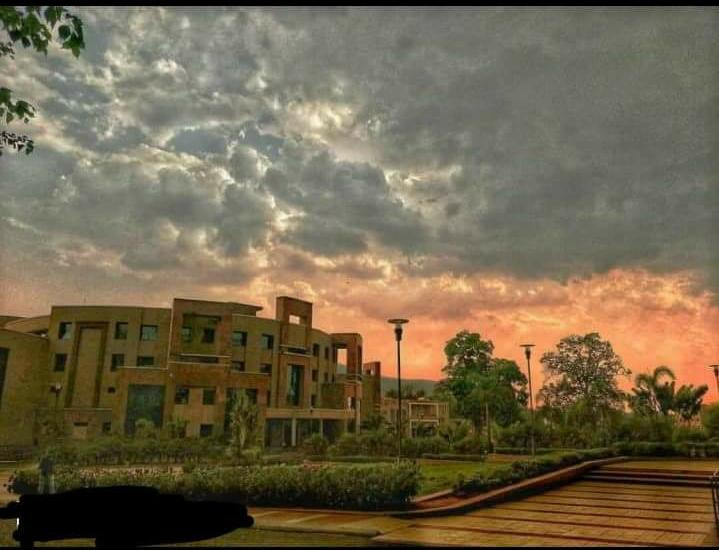
#> input picture Python/ImageToSketch/images/MM6.jpeg, 719 x 550 px
$ python image_2_sketch.py
#> lines starting #> are read from the running program, lines starting #| are printed output that depends on the picture
from cv2 import cv2
import numpy as np
import sys

image_name = input("Enter the name of the input image: ")
#> the answer given: ../images/MM6.jpeg

# reading the image
img = cv2.imread(image_name)
#> img is the input picture: shape (550, 719, 3); mean B, G, R 75.8, 100.9, 113.8

while img is None:
    image_name = input(
        "Enter the name of the input image or Enter 'exit' to end program : "
    )
    # if end the program
    if image_name == "exit":
        sys.exit()

    # reading the image
    img = cv2.imread(image_name)

# resize the image to fit it to show in the screen
img = cv2.resize(img, (0, 0), None, 0.75, 0.75)
#> img: shape (412, 539, 3)

# converting the image to grayscale
img_gray = cv2.cvtColor(img, cv2.COLOR_BGR2GRAY)
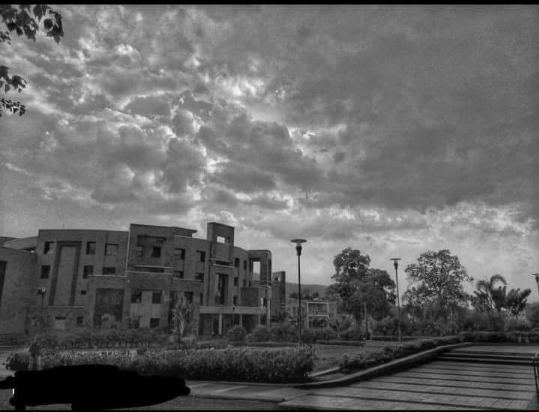
#> img_gray: shape (412, 539); min 0, max 246, mean 101.9
# inverting the image
img_invert = cv2.bitwise_not(img_gray)
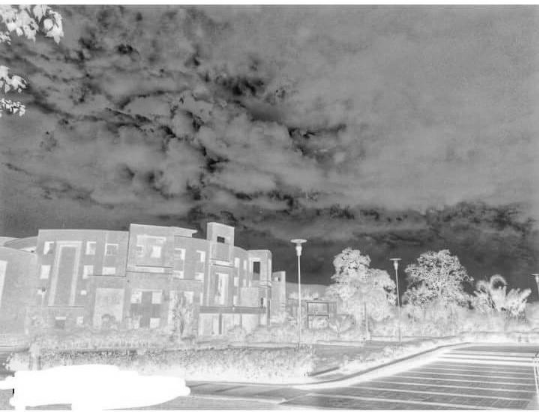
#> img_invert: shape (412, 539); min 9, max 255, mean 153.1
# bluring or smoothing the inverted image with the kernel size (25,25)
img_blur = cv2.blur(img_invert, (25, 25))
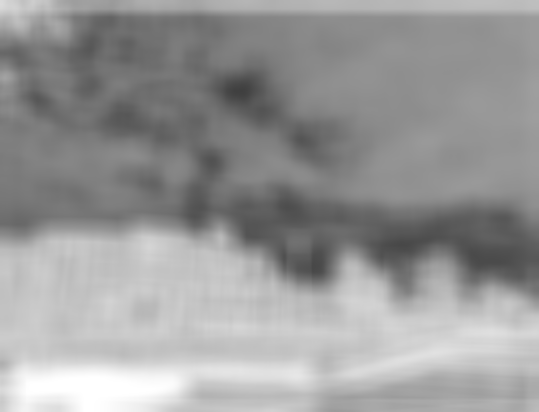
#> img_blur: shape (412, 539); min 63, max 255, mean 152.9

# Applying another type of blur for cheaking
img_blur_2 = cv2.GaussianBlur(img_invert, (23, 23), 0)
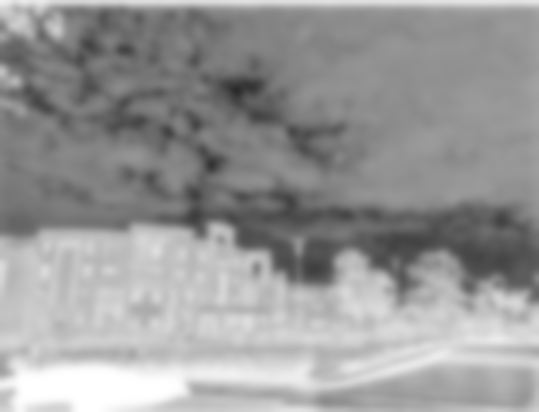
#> img_blur_2: shape (412, 539); min 42, max 255, mean 153

# The Dodge blend function divides the bottom layer by the inverted top layer.
# This lightens the bottom layer depending on the value of the top layer.
# We have the blurred image, which highlights the boldest edges.
def dodgeV2(image, mask):
    # inverting color with 255 - ...
    return cv2.divide(image, 255 - mask, scale=256)


final_img = dodgeV2(img_gray, img_blur)

final_img_2 = dodgeV2(img_gray, img_blur_2)
#> in dodgeV2 (call 2), `return cv2.divide(image, 255 - mask, scale=256)`:
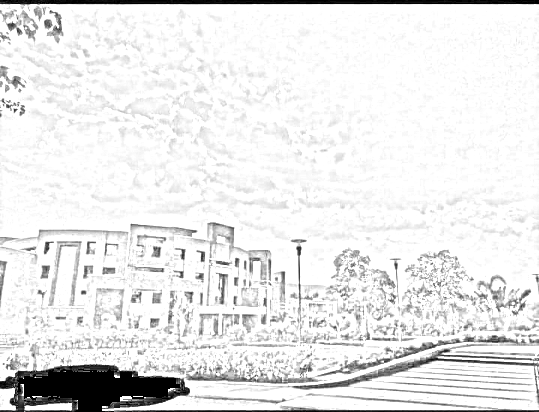
#> returned value: shape (412, 539); min 0, max 255, mean 232.2
# final_img_2 = cv2.blur(final_img_2, (3, 3),0)
final_img_2 = cv2.bilateralFilter(final_img_2, 9, 50, 50)
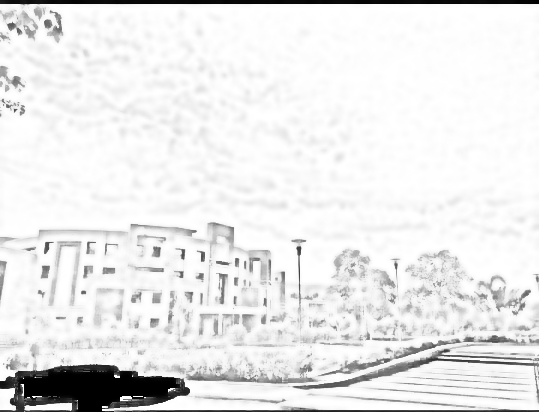
#> final_img_2: shape (412, 539); min 0, max 255, mean 232.9

# convert to bgr for showing the input and output in the same window
# this will convert the output from 2 channel to 3 channel
final_img = cv2.cvtColor(final_img, cv2.COLOR_GRAY2BGR)
# concatenate both the input and output
numpy_vertical_concat = np.concatenate((img, final_img), axis=1)
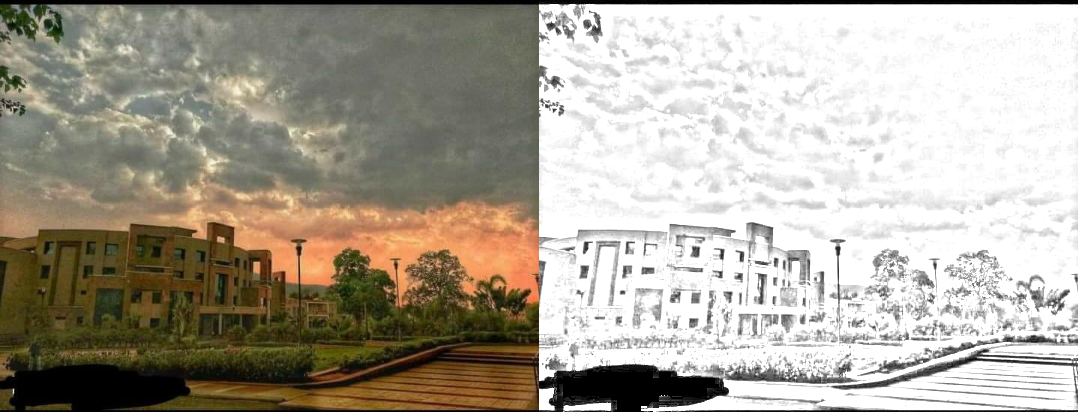
#> numpy_vertical_concat: shape (412, 1078, 3); mean B, G, R 151.6, 164.2, 170.6

# cv2.imshow('image', final_img)
# cv2.imshow('image_2', final_img_2)

# displaying the sketch image
cv2.imshow("image", numpy_vertical_concat)
print("Press 'Esc' button to exit or Press 's' to save the image and exit.")

k = cv2.waitKey(0)
#> (key Esc is pressed here)
# if escape is pressed
if k == 27:
    cv2.destroyAllWindows()
# save the output image
elif k == ord("s"):
    cv2.imwrite("output.png", final_img)
    cv2.imwrite("combined.png", numpy_vertical_concat)
    cv2.destroyAllWindows()
